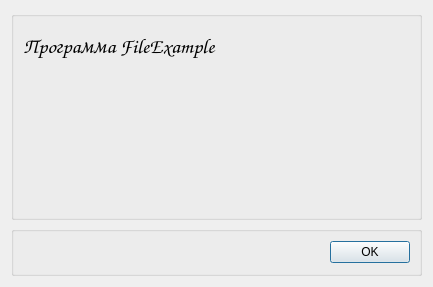
<?xml version="1.0" encoding="UTF-8"?>
<ui version="4.0">
 <class>AboutBox</class>
 <widget class="QDialog" name="AboutBox">
  <property name="geometry">
   <rect>
    <x>0</x>
    <y>0</y>
    <width>433</width>
    <height>287</height>
   </rect>
  </property>
  <property name="sizePolicy">
   <sizepolicy hsizetype="Fixed" vsizetype="Fixed">
    <horstretch>0</horstretch>
    <verstretch>0</verstretch>
   </sizepolicy>
  </property>
  <property name="windowTitle">
   <string>Dialog</string>
  </property>
  <layout class="QVBoxLayout" name="verticalLayout">
   <item>
    <widget class="QGroupBox" name="groupBox">
     <property name="title">
      <string/>
     </property>
     <layout class="QVBoxLayout" name="verticalLayout_2">
      <item>
       <widget class="QLabel" name="label">
        <property name="maximumSize">
         <size>
          <width>16777215</width>
          <height>40</height>
         </size>
        </property>
        <property name="font">
         <font>
          <family>Comic Sans MS</family>
          <pointsize>16</pointsize>
         </font>
        </property>
        <property name="text">
         <string>Программа FileExample</string>
        </property>
       </widget>
      </item>
      <item>
       <widget class="QLabel" name="label_2">
        <property name="text">
         <string/>
        </property>
       </widget>
      </item>
     </layout>
    </widget>
   </item>
   <item>
    <widget class="QGroupBox" name="groupBox_2">
     <property name="maximumSize">
      <size>
       <width>16777215</width>
       <height>50</height>
      </size>
     </property>
     <property name="title">
      <string/>
     </property>
     <layout class="QHBoxLayout" name="horizontalLayout">
      <item>
       <spacer name="horizontalSpacer">
        <property name="orientation">
         <enum>Qt::Horizontal</enum>
        </property>
        <property name="sizeHint" stdset="0">
         <size>
          <width>40</width>
          <height>20</height>
         </size>
        </property>
       </spacer>
      </item>
      <item>
       <widget class="QPushButton" name="pushButton">
        <property name="minimumSize">
         <size>
          <width>20</width>
          <height>0</height>
         </size>
        </property>
        <property name="text">
         <string>OK</string>
        </property>
       </widget>
      </item>
     </layout>
    </widget>
   </item>
  </layout>
 </widget>
 <resources/>
 <connections/>
</ui>
